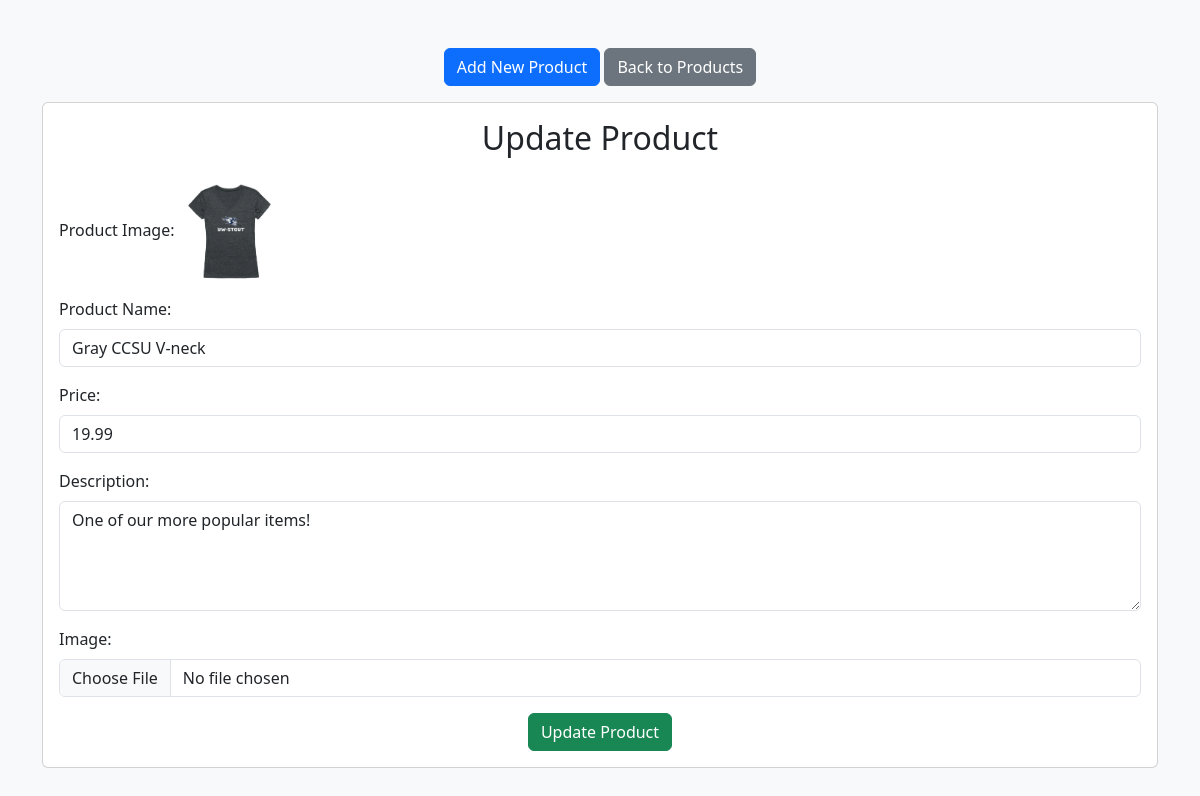
The app's page /layer_presentation/editProduct.php?product_id=4 with its own data.
### tables this page shows
CREATE TABLE products (
  product_id int(11) UNSIGNED NOT NULL AUTO_INCREMENT,
  name varchar(100) NOT NULL,
  price DECIMAL(10,2),
  description varchar(255) DEFAULT NULL,
  created_at TIMESTAMP DEFAULT CURRENT_TIMESTAMP,
  product_image varchar(255) DEFAULT NULL,
  PRIMARY KEY (product_id)
);

### layer_business_logic/ProductController.php (called while the page is built, shortened)
<?php
require_once __DIR__ . '/../layer_data_access/ProductModel.php';
class ProductController
{
    private $model;
    public function __construct()
    {
        $this->model = new ProductModel();
    }
    public function viewProduct($product_id)
    {
        return $this->model->getProductByproduct_id($product_id);
    }
}

### layer_data_access/ProductModel.php (called while the page is built, shortened)
<?php
require_once __DIR__ . '/../includes/conn.php';
class ProductModel
{
    private $conn;
    public function __construct()
    {
        global $conn;
        $this->conn = $conn;
    }
    public function getProductByproduct_id($product_id)
    {
        $query = "SELECT * FROM products WHERE product_id = :product_id";
        $stmt = $this->conn->prepare($query);
        $stmt->bindParam(':product_id', $product_id, PDO::PARAM_INT);
        if ($stmt->execute()) {
            $result = $stmt->fetch(PDO::FETCH_ASSOC);
            if ($result) {
                return $result;
            } else {
                error_log("No product found with product_id: $product_id");
            }
        } else {
            error_log("Query execution failed for product_id: $product_id");
        }
        return null;
    }
}

### layer_presentation/editProduct.php (the view, shortened to what this page needs)
<?php
require_once '../layer_business_logic/ProductController.php';
$controller = new ProductController();
$error_message = '';
$success_message = '';
$name = $price = $description = '';
$product_image = '';
    if (isset($_GET['product_id'])) {
        $product_id = filter_var($_GET['product_id'], FILTER_SANITIZE_NUMBER_INT);
        $product = $controller->viewProduct($product_id);
        if ($product) {
            $name = $product['name'];
            $price = $product['price'];
            $description = $product['description'];
            $product_image = $product['product_image'];
        } else {
            $error_message = "Product not found.";
        }
    }
?>
<!DOCTYPE html>
<html lang="en">
<head>
    <link href="https://cdn.jsdelivr.net/npm/bootstrap@5.3.0/dist/css/bootstrap.min.css" rel="stylesheet">
</head>
<body class="bg-light">
    <div class="container mt-5">
        <div class="text-center mb-3">
            <a href="addProduct.php" class="btn btn-primary">Add New Product</a>
            <a href='../display_inventory.php' class='btn btn-secondary'>Back to Products</a>
        </div>
        <div class="card">
            <div class="card-body">
                <h2 class="card-title text-center mb-4">Update Product</h2>
                <?php if (!empty($error_message)): ?>
                    <p class="text-danger text-center"><?php echo $error_message; ?></p>
                <?php elseif (!empty($success_message)): ?>
                    <p class="text-success text-center"><?php echo $success_message; ?></p>
                <?php else: ?>
                    <form method="POST" action="editProduct.php" enctype="multipart/form-data">
                        <?php if (!empty($product_image)): ?>
                            <div class="mb-3">
                                <label class="form-label">Product Image:</label>
                                <img src="<?php echo '../' . htmlspecialchars($product_image); ?>" alt="Current Image" width="100">
                            </div>
                        <?php endif; ?>
                        <div class="mb-3">
                            <label for="name" class="form-label">Product Name:</label>
                            <input type="text" id="name" name="name" class="form-control" required
                                value="<?php echo htmlspecialchars($name); ?>">
                        </div>
                        <div class="mb-3">
                            <label for="price" class="form-label">Price:</label>
                            <input type="text" id="price" name="price" class="form-control" required
                                value="<?php echo htmlspecialchars($price); ?>">
                        </div>
                        <div class="mb-3">
                            <label for="description" class="form-label">Description:</label>
                            <textarea id="description" name="description" class="form-control" rows="4"
                                required><?php echo htmlspecialchars($description); ?></textarea>
                        </div>
                        <div class="mb-3">
                            <label for="product_image" class="form-label">Image:</label>
                            <input type="file" id="product_image" name="product_image" class="form-control">
                        </div>
                        <div class="text-center">
                            <input type="submit" class="btn btn-success" value="Update Product">
                        </div>
                    </form>
                <?php endif; ?>
            </div>
        </div>
    </div>
</body>
</html>

### records on screen
products: product_image (picture), name "Gray CCSU V-neck", price "19.99", description "One of our more popular items!"
